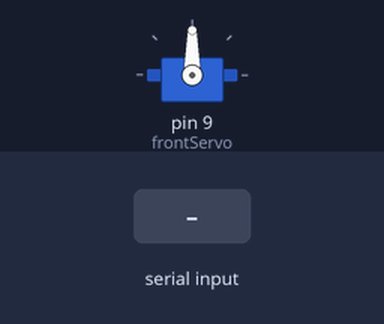
This sketch was run on a simulated Arduino Uno, built with avr-gcc and run on an emulated ATmega328P. Parts: servo. Inputs (shaded band) come from the test bench. What the sketch prints to the serial monitor is not drawn.

Above: at 1.2 s.
1.3 s: "90,45\n" received over Serial
At 2.5 s:
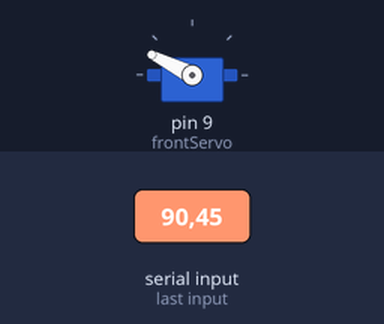
2.8 s: "30,150\n" received over Serial
At 5.0 s:
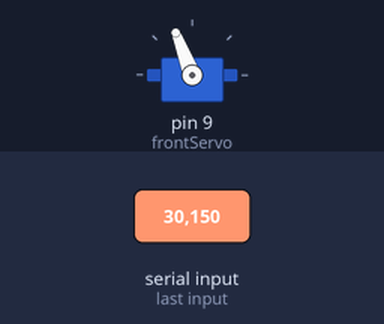
5.8 s: "200\n" received over Serial
At 8.5 s:
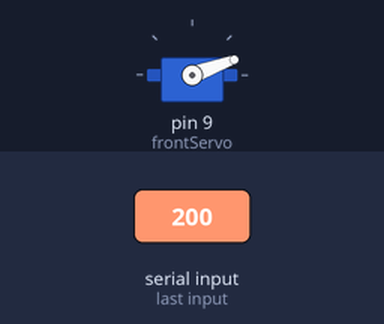
8.8 s: "90\n" received over Serial
At 10.8 s:
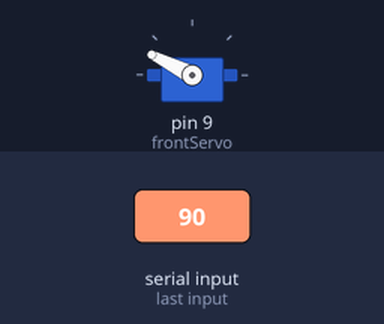
Timing chart, 0 to 12.3 s (numbered marks = the images above; inputs shaded):
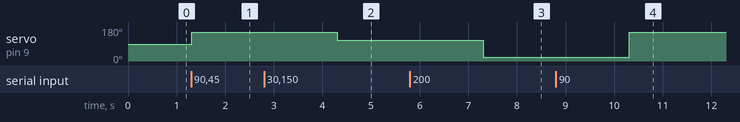

The sketch:

Test_hello.ino
```cpp
#include <Servo.h>
int ledPin = 9;

String inputString = "";         // a string to hold incoming data
boolean stringComplete = false;  // whether the string is complete
Servo frontServo;  // create servo object to control a servo

int steeringAngle = 100;
int motorSpeed = 100;

void setup() {
  // initialize serial:
  frontServo.attach(9);  // attaches the servo on pin 9 to the servo object
  Serial.begin(9600);
  // reserve 200 bytes for the inputString:
  inputString.reserve(200);
}

void loop() {
  // print the string when a newline arrives:
  if (stringComplete) {

    stringComplete = false;
    //analogWrite(ledPin, inputString.toInt());
     // steeringServo.write(inputString.toInt());
     setSpeedPercentage(inputString.toInt());
   Serial.println(inputString);
   delay (3000);
   inputString = "";
  }
}


/* sets the speed in percent */
void setSpeedPercentage(int value){
  /* Speed servo options:
     0 = 100% backwards
     90 = stop (none)
     180 = 100% forward
  */
  Serial.println("speedPercent :"+value);
  if(value==0){
    frontServo.write(90);
    // rearServo.write(90);
  }if(value>0&&value<101){
    /* drive forward */
    int driveAngle = (int)(90+(70*(float)((float)value/100)));
    frontServo.write(driveAngle);
    // rearServo.write(driveAngle);
  }if(value>100&&value<201){
    /* drive backward */
    int driveAngle = (int)(90-(70*(float)(((float)value-100)/100)));
    frontServo.write(driveAngle);
    // rearServo.write(driveAngle);
  }

  /* update the local variable */
  motorSpeed = value;
}


void serialEvent() {
  while (Serial.available()) {
    // get the new byte:
    char inChar = (char)Serial.read();
    // add it to the inputString:
    inputString += inChar;
    // if the incoming character is a newline, set a flag
    // so the main loop can do something about it:
    if (inChar == '\n') {
      stringComplete = true;
    }
  }
}
```

Measured:
- after the input at 1.3 s, servo on pin 9 (frontServo): 90° → 153° at once
- after the input at 2.8 s, servo on pin 9 (frontServo): 153° → 111° after 1.5 s
- after the input at 5.8 s, servo on pin 9 (frontServo): 111° → 20° after 1.5 s
- after the input at 8.8 s, servo on pin 9 (frontServo): 20° → 153° after 1.5 s
